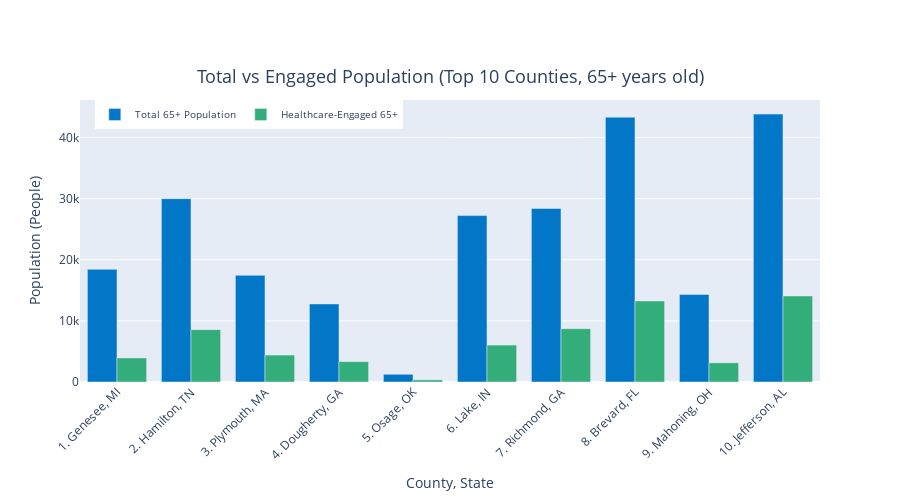

Notebook source saved alongside this figure:
### Code cell
#visualization 1 -> bar chart for total vs engaged population (65+ y/o)
fig1 = plt.Figure()
fig1.add_trace(
    plt.Bar(
        x=county_labels,
        y=vis2_county["population_65plus"],
        marker_color="#0277C8",
        name="Total 65+ Population"
    )
)
fig1.add_trace(
    plt.Bar(
        x=county_labels,
        y=vis2_county["engaged"],
        marker_color="#33AD7A",
        name="Healthcare-Engaged 65+"
    )
)
fig1.update_layout(
    barmode="group",
    height=500,
    width=900,
    title=dict(
        text="Total vs Engaged Population (Top 10 Counties, 65+ years old)",
        y=0.86,
        x=0.5,
        xanchor="center",
        yanchor="top",
        font=dict(size=18)
    ),
    legend=dict(
        orientation="h",
        x=0.02,
        y=1,
        font=dict(size=10)
    ),
    xaxis_tickangle=-45,
    xaxis_title="County, State",
    yaxis_title="Population (People)"
)
fig1.show()

### Figure 1 — Plotly figure (JSON) as saved in the notebook; plotly's stock layout.template omitted (floating-point values rounded to 4 significant figures)
{"data": [{"marker": {"color": "#0277C8"}, "name": "Total 65+ Population", "type": "bar", "x": ["1. Genesee, MI", "2. Hamilton, TN", "3. Plymouth, MA", "4. Dougherty, GA", "5. Osage, OK", "6. Lake, IN", "7. Richmond, GA", "8. Brevard, FL", "9. Mahoning, OH", "10. Jefferson, AL"], "y": [18430.0, 30000.0, 17450.0, 12780.0, 1264.0, 27230.0, 28400.0, 43330.0, 14330.0, 43830.0]}, {"marker": {"color": "#33AD7A"}, "name": "Healthcare-Engaged 65+", "type": "bar", "x": ["1. Genesee, MI", "2. Hamilton, TN", "3. Plymouth, MA", "4. Dougherty, GA", "5. Osage, OK", "6. Lake, IN", "7. Richmond, GA", "8. Brevard, FL", "9. Mahoning, OH", "10. Jefferson, AL"], "y": [3935.0, 8568.0, 4408.0, 3331.0, 345.3, 6035.0, 8724.0, 13260.0, 3138.0, 14080.0]}], "layout": {"barmode": "group", "height": 500, "legend": {"font": {"size": 10}, "orientation": "h", "x": 0.02, "y": 1}, "title": {"font": {"size": 18}, "text": "Total vs Engaged Population (Top 10 Counties, 65+ years old)", "x": 0.5, "xanchor": "center", "y": 0.86, "yanchor": "top"}, "width": 900, "xaxis": {"tickangle": -45, "title": {"text": "County, State"}}, "yaxis": {"title": {"text": "Population (People)"}}}}
